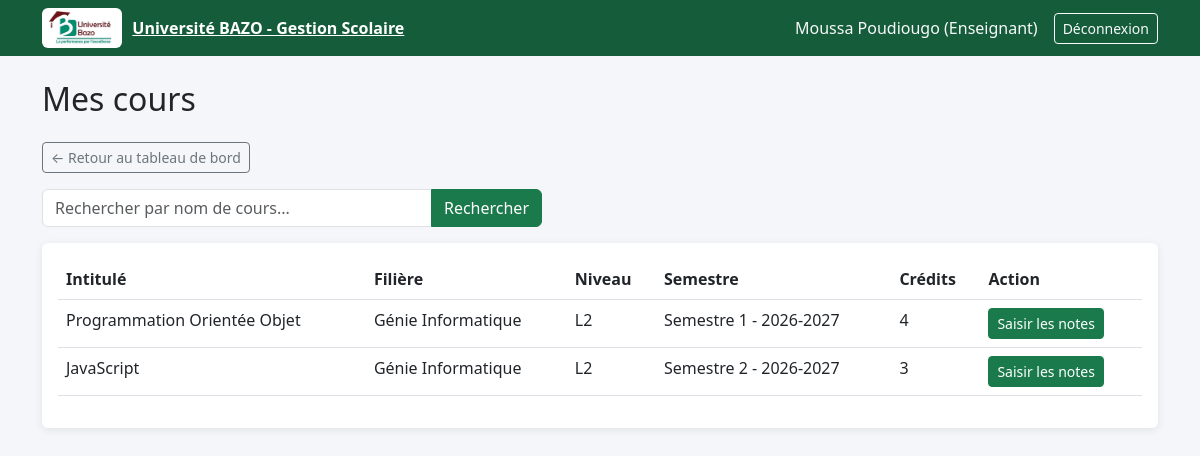
The page /cours/mes-cours/ (signed in) on the database its author committed.
### utilisateurs/models.py (models this page shows, shortened)
class Utilisateur(AbstractUser):
    ROLE_CHOICES = (
        ('etudiant', 'Étudiant'),
        ('enseignant', 'Enseignant'),
        ('admin', 'Administrateur'),
        ('caissier', 'Caissier'),
    )
    role = models.CharField(max_length=20, choices=ROLE_CHOICES)
    telephone = models.CharField(max_length=20, blank=True, null=True)

### cours/models.py (models this page shows, shortened)
class Cours(models.Model):
    intitule = models.CharField(max_length=150)
    credits = models.PositiveIntegerField(default=3)
    filiere = models.ForeignKey(
        Filiere,
        on_delete=models.CASCADE,
        related_name='cours'
    )
    niveau = models.ForeignKey(
        Niveau,
        on_delete=models.CASCADE,
        related_name='cours'
    )
    semestre = models.ForeignKey(
        Semestre,
        on_delete=models.CASCADE,
        related_name='cours'
    )
    enseignant = models.ForeignKey(
        Enseignant,
        on_delete=models.SET_NULL,
        related_name='cours',
        null=True,
        blank=True
    )
    class Meta:
        verbose_name = "Cours"
        verbose_name_plural = "Cours"

### academique/models.py (models this page shows)
class Filiere(models.Model):
    nom_filiere = models.CharField(max_length=100)
    description = models.TextField(blank=True, null=True)
    def __str__(self):
        return self.nom_filiere
    class Meta:
        verbose_name = "Filière"
        verbose_name_plural = "Filières"

class Niveau(models.Model):
    libelle = models.CharField(max_length=20)  # ex: L1, L2, L3, M1, M2
    def __str__(self):
        return self.libelle
    class Meta:
        verbose_name = "Niveau"
        verbose_name_plural = "Niveaux"

class Semestre(models.Model):
    annee_academique = models.ForeignKey(
        AnneeAcademique,
        on_delete=models.CASCADE,
        related_name='semestres'
    )
    libelle = models.CharField(max_length=20)  # ex: Semestre 1
    date_debut = models.DateField()
    date_fin = models.DateField()
    def __str__(self):
        return f"{self.libelle} - {self.annee_academique}"
    class Meta:
        verbose_name = "Semestre"
        verbose_name_plural = "Semestres"

class AnneeAcademique(models.Model):
    libelle = models.CharField(max_length=20)  # ex: 2026-2027
    date_debut = models.DateField()
    date_fin = models.DateField()
    def __str__(self):
        return self.libelle
    class Meta:
        verbose_name = "Année académique"
        verbose_name_plural = "Années académiques"

### cours/views.py (the view)
# urls.py: path('mes-cours/', views.mes_cours_view, name='mes_cours'),
@login_required
def mes_cours_view(request):
    if request.user.role != 'enseignant':
        return redirect('redirection_dashboard')
    enseignant = request.user.profil_enseignant
    recherche = request.GET.get('q', '').strip()
    cours = Cours.objects.filter(enseignant=enseignant).select_related('filiere', 'niveau', 'semestre')
    if recherche:
        cours = cours.filter(intitule__icontains=recherche)
    return render(request, 'cours/mes_cours.html', {
        'liste_cours': cours,
        'recherche': recherche
    })

### templates/cours/mes_cours.html (shortened to what this page needs)
{% extends 'base.html' %}
{% block content %}
<h2 class="mb-4">Mes cours</h2>
<a href="{% url 'dashboard_enseignant' %}" class="btn btn-outline-secondary btn-sm mb-3">&larr; Retour au tableau de bord</a>
<form method="get" class="mb-3">
    <div class="input-group" style="max-width: 500px;">
        <input type="text" name="q" class="form-control" placeholder="Rechercher par nom de cours..." value="{{ recherche }}">
        <button type="submit" class="btn btn-primary">Rechercher</button>
    </div>
</form>
<div class="card p-3">
    {% if liste_cours %}
    <table class="table table-hover">
        <thead>
            <tr>
                <th>Intitulé</th>
                <th>Filière</th>
                <th>Niveau</th>
                <th>Semestre</th>
                <th>Crédits</th>
                <th>Action</th>
            </tr>
        </thead>
        <tbody>
            {% for cours in liste_cours %}
            <tr>
                <td>{{ cours.intitule }}</td>
                <td>{{ cours.filiere }}</td>
                <td>{{ cours.niveau }}</td>
                <td>{{ cours.semestre }}</td>
                <td>{{ cours.credits }}</td>
                <td>
                    <a href="{% url 'saisir_notes' cours.id %}" class="btn btn-primary btn-sm">Saisir les notes</a>
                </td>
            </tr>
            {% endfor %}
        </tbody>
    </table>
    {% else %}
    <p class="text-muted mb-0">Aucun cours trouvé{% if recherche %} pour "{{ recherche }}"{% endif %}.</p>
    {% endif %}
</div>
{% endblock %}

### templates/base.html (shortened to what this page needs)
{% load static %}
<!DOCTYPE html>
<html lang="fr">
<head>
    <link href="https://cdn.jsdelivr.net/npm/bootstrap@5.3.0/dist/css/bootstrap.min.css" rel="stylesheet">
</head>
<body>
    {% if user.is_authenticated %}
    <nav class="navbar navbar-expand-lg navbar-dark navbar-bazo">
        <div class="container">
            <a class="navbar-brand-bazo" href="{% url 'redirection_dashboard' %}">
                <img src="{% static 'images/logo_bazo.jpeg' %}" alt="Logo Université BAZO">
                <span>Université BAZO - Gestion Scolaire</span>
            </a>
            <div class="d-flex align-items-center">
                <span class="text-light me-3">
                    {{ user.first_name }} {{ user.last_name }} ({{ user.get_role_display }})
                </span>
                <a href="{% url 'logout' %}" class="btn btn-outline-light btn-sm">Déconnexion</a>
            </div>
        </div>
    </nav>
    {% endif %}
    <div class="container mt-4">
        {% block content %}
        {% endblock %}
    </div>
</body>
</html>

### templates/base.html (style rules this page uses)
:root { --bazo-green: #1B7A4C; --bazo-green-dark: #145c3a; --bazo-red: #7A1F2B; }
body { background-color: #f4f6f9; }
.navbar-bazo { background-color: var(--bazo-green-dark); }
.navbar-brand-bazo { display: flex; align-items: center; gap: 10px; font-weight: bold; color: white; }
.navbar-brand-bazo img { height: 40px; border-radius: 6px; background: white; padding: 3px; }
.card { border: none; box-shadow: 0 2px 8px rgba(0,0,0,0.08); }
.btn-primary { background-color: var(--bazo-green); border-color: var(--bazo-green); }
a { color: var(--bazo-green-dark); }

### rows shown on the page
Utilisateur: first_name "Moussa", last_name "Poudiougo", role "Enseignant"
Cours: intitule "Programmation Orientée Objet", filiere "Génie Informatique", niveau "L2", semestre "Semestre 1 - 2026-2027", credits "4"
Cours: intitule "JavaScript", filiere "Génie Informatique", niveau "L2", semestre "Semestre 2 - 2026-2027", credits "3"
